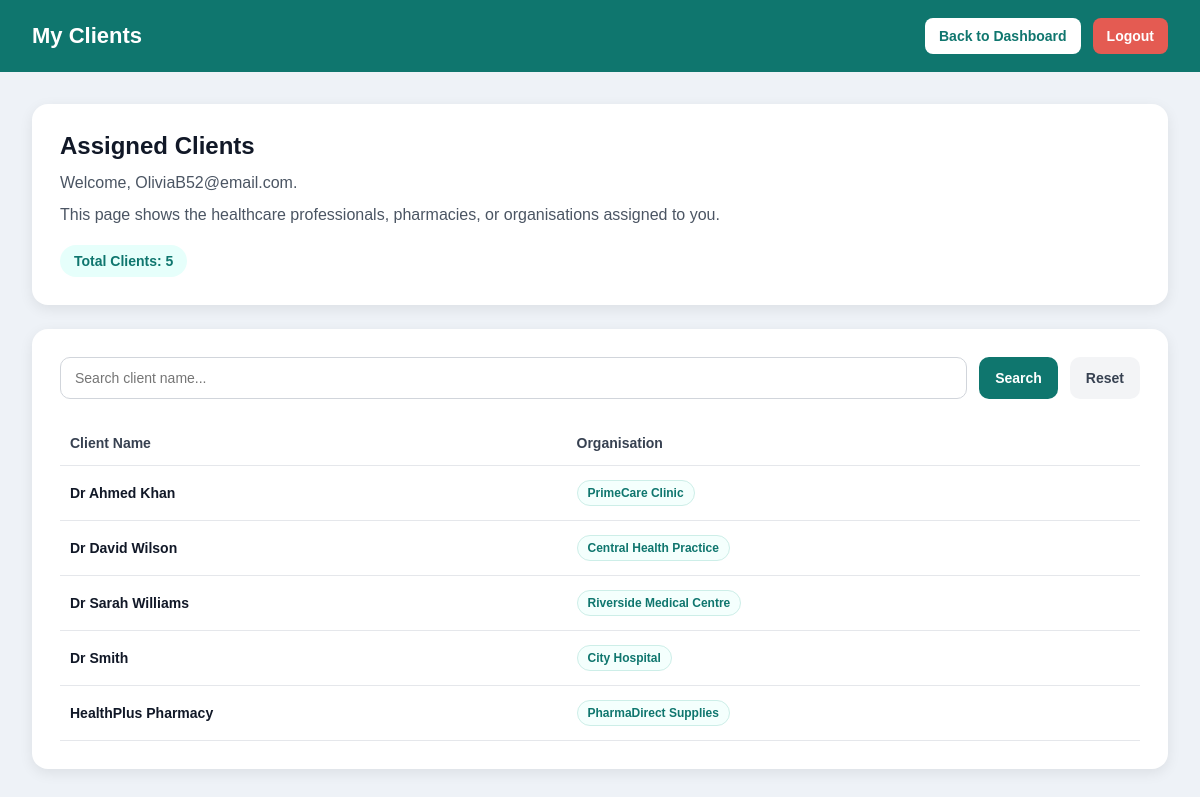
The app's page /dashboard/sales/my-clients/ (signed in) with its own data.
### accounts/models.py (models this page shows, shortened)
class CustomUser(AbstractUser):
    username = None
    ROLE_CHOICES = [
        ('sales', 'Sales'),
        ('campaign', 'Campaign'),
        ('marketing', 'Marketing'),
        ('admin', 'Admin'),
    ]
    email = models.EmailField(unique=True)
    role = models.CharField(max_length=50, choices=ROLE_CHOICES)
    USERNAME_FIELD = 'email'
    REQUIRED_FIELDS = []
    objects = CustomUserManager()

### dashboard/models.py (models this page shows, shortened)
class Client(models.Model):
    name = models.CharField(max_length=100)
    organisation = models.CharField(max_length=100, blank=True)
    assigned_to = models.ForeignKey(
        CustomUser,
        on_delete=models.CASCADE,
        limit_choices_to={'role': 'sales'}
    )

### dashboard/views.py (the view)
# urls.py: path('sales/my-clients/', my_clients, name='my_clients'),
@role_required(['sales'])
def my_clients(request):
    q = request.GET.get('q', '').strip()
    clients = Client.objects.filter(assigned_to=request.user).order_by('name')
    if q:
        clients = clients.filter(
            Q(name__icontains=q)
        )
    paginator = Paginator(clients, 10)
    page_number = request.GET.get('page')
    page_obj = paginator.get_page(page_number)
    context = {
        'clients': page_obj,
        'page_obj': page_obj,
        'total_clients': clients.count(),
        'q': q,
    }
    return render(request, 'dashboard/my_clients.html', context)

### templates/dashboard/my_clients.html (shortened to what this page needs)
<!DOCTYPE html>
<html lang="en">
<head>
</head>
<body>
    <div class="navbar">
        <h2>My Clients</h2>
        <div class="nav-links">
            <a href="{% url 'sales_dashboard' %}">Back to Dashboard</a>
            <a href="{% url 'logout' %}" class="logout-link">Logout</a>
        </div>
    </div>
    <div class="container">
        <div class="header-box">
            <h1>Assigned Clients</h1>
            <p>Welcome, {{ request.user.email|default:request.user.username }}.</p>
            <p>This page shows the healthcare professionals, pharmacies, or organisations assigned to you.</p>
            <div class="count-badge">Total Clients: {{ total_clients }}</div>
        </div>
        <div class="table-box">
            <form method="get" class="search-form">
                <input
                    type="text"
                    name="q"
                    class="search-input"
                    placeholder="Search client name..."
                    value="{{ q|default:'' }}"
                >
                <button type="submit" class="search-btn">Search</button>
                <a href="{% url 'my_clients' %}" class="reset-btn">Reset</a>
            </form>
            {% if clients %}
                <table>
                    <thead>
                        <tr>
                            <th>Client Name</th>
                            <th>Organisation</th>
                        </tr>
                    </thead>
                    <tbody>
                        {% for client in clients %}
                            <tr>
                                <td class="client-name">{{ client.name }}</td>
                                <td>
                                    {% if client.organisation %}
                                        <span class="org-badge">{{ client.organisation }}</span>
                                    {% else %}
                                        N/A
                                    {% endif %}
                                </td>
                            </tr>
                        {% endfor %}
                    </tbody>
                </table>
            {% else %}
                <p class="empty-text">No clients found.</p>
            {% endif %}
        </div>
    </div>
</body>
</html>

### templates/dashboard/my_clients.html (style rules this page uses)
* { box-sizing: border-box; }
body { margin: 0; font-family: Arial, sans-serif; background-color: #eef2f7; color: #1f2937; }
.navbar { background-color: #0f766e; color: white; padding: 18px 32px; display: flex; justify-content: space-between; align-items: center; }
.navbar h2 { margin: 0; font-size: 22px; font-weight: 700; }
.nav-links { display: flex; gap: 12px; }
.nav-links a { background-color: white; color: #0f766e; text-decoration: none; padding: 10px 14px; border-radius: 8px; font-size: 14px; font-weight: bold; }
.logout-link { background-color: #e45b52 !important; color: white !important; }
.container { padding: 32px; }
.header-box, .table-box { background: white; border-radius: 16px; padding: 28px; box-shadow: 0 4px 14px rgba(0, 0, 0, 0.08); margin-bottom: 24px; }
.header-box h1 { margin: 0 0 10px; font-size: 24px; color: #111827; }
.header-box p { margin: 6px 0; color: #4b5563; line-height: 1.6; }
.count-badge { display: inline-block; margin-top: 12px; background: #e6fffb; color: #0f766e; padding: 8px 14px; border-radius: 999px; font-size: 14px; font-weight: 700; }
.search-form { display: flex; gap: 12px; flex-wrap: wrap; margin-bottom: 22px; }
.search-input { flex: 1; min-width: 240px; padding: 12px 14px; border: 1px solid #d1d5db; border-radius: 10px; font-size: 14px; outline: none; }
.search-btn, .reset-btn { padding: 12px 16px; border-radius: 10px; font-size: 14px; font-weight: 700; text-decoration: none; cursor: pointer; border: none; }
.search-btn { background-color: #0f766e; color: white; }
.reset-btn { background-color: #f3f4f6; color: #374151; display: inline-flex; align-items: center; justify-content: center; }
table { width: 100%; border-collapse: collapse; }
th, td { text-align: left; padding: 14px 10px; border-bottom: 1px solid #e5e7eb; font-size: 14px; }
th { color: #374151; font-weight: 700; }
.client-name { font-weight: 700; color: #111827; }
.org-badge { display: inline-block; padding: 5px 10px; border-radius: 999px; background: #f4fffd; border: 1px solid #cdeee8; color: #0f766e; font-size: 12px; font-weight: 700; }

### records on screen
CustomUser: user.email "OliviaB52@email.com"
Client: name "Dr Ahmed Khan", organisation "PrimeCare Clinic"
Client: name "Dr David Wilson", organisation "Central Health Practice"
Client: name "Dr Sarah Williams", organisation "Riverside Medical Centre"
Client: name "Dr Smith", organisation "City Hospital"
Client: name "HealthPlus Pharmacy", organisation "PharmaDirect Supplies"

### other values on screen
{{ total_clients }} "5"
